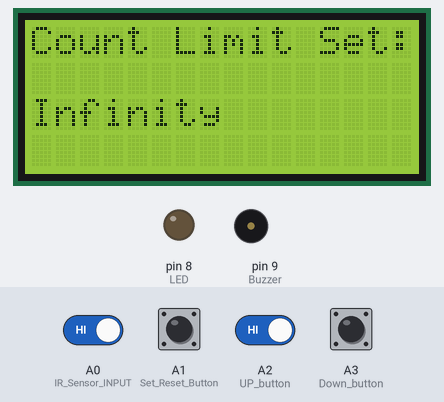
A sketch run on a simulated Arduino Uno, built with avr-gcc and run on an emulated ATmega328P. Shown: 16×4 character LCD, output pins drawn as LEDs (lit = HIGH), buzzer (waves = sounding, pin HIGH). Inputs (shaded band) come from the test bench; at power-on: A0 (IR_Sensor_INPUT), A2 (UP_button), A3 (Down_button) HIGH, A1 (Set_Reset_Button) LOW. EEPROM starts erased; what the sketch prints to the serial monitor is not drawn.

Above: at 3.5 s.
6.7 s: A3 (Down_button) pulled LOW for 3.2 s
At 7.6 s:
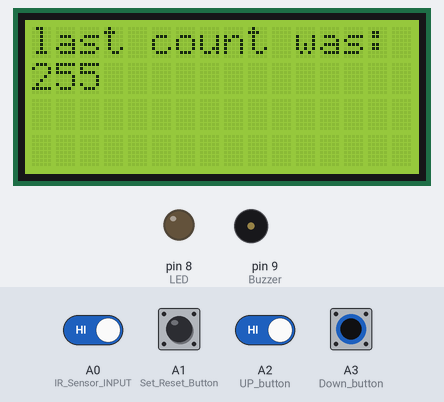
11.4 s: A1 (Set_Reset_Button) pulled HIGH for 3.2 s
At 14.8 s:
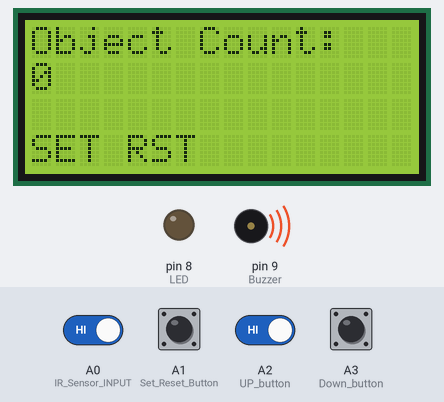
16.1 s: A3 (Down_button) pulled LOW for 0.25 s
At 17.9 s:
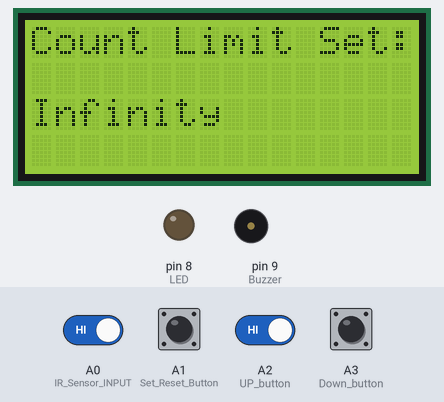
18.9 s: A0 (IR_Sensor_INPUT) driven LOW and A1 (Set_Reset_Button) driven HIGH and A2 (UP_button) driven LOW and A3 (Down_button) driven LOW
At 20.37 s:
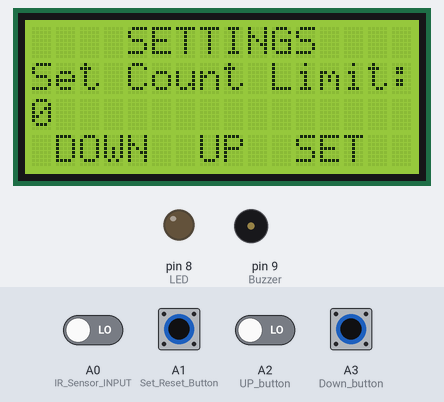
21.9 s: A1 (Set_Reset_Button) driven LOW
At 22.7 s:
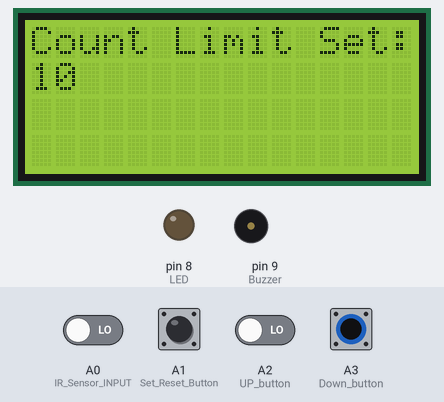
24.9 s: A1 (Set_Reset_Button) driven HIGH
At 28.28 s:
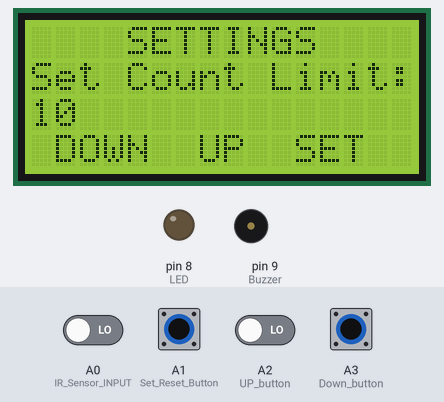
Timing chart, 0 to 74.2 s (numbered marks = the images above; inputs shaded):
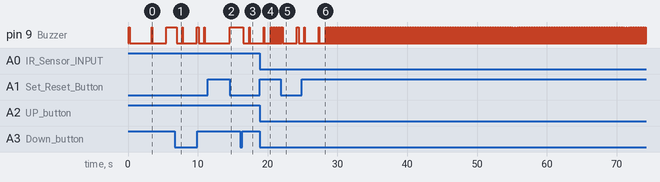

The sketch:

sketch_dec07aCounter.ino
```cpp
int Count_limit = 0; // declare count limit variable to zero
int IR_Sensor_INPUT = A0;
long int counter = 0; // Set counter variable to 0
int hitObject = false;
int Buzzer = 9;
int Set_Reset_Button = A1;
int UP_button = A2;
int Down_button = A3;
int Set_Reset_Button_State= 1;
int Up_Button_State = 1;
int Down_Button_State = 0;
int LED = 8;

#include "LedControl.h" // include the Led display library:
LedControl lc=LedControl(11,13,10,1);// initialize the library with the numbers of the interface pins
#include <LiquidCrystal.h>
LiquidCrystal lcd(7, 6, 5, 4, 3, 2);
#include <EEPROM.h> // include the EEPROM library to store last count even after power loose

int addr = 0; //Set EEPROM Address to zero
void setup()
{
pinMode(Set_Reset_Button, INPUT);
pinMode(UP_button, INPUT);
pinMode(Down_button, INPUT);
pinMode(Buzzer, OUTPUT);
pinMode(LED, OUTPUT);

lc.shutdown(0,false);
lc.setIntensity(0,8);
lc.clearDisplay(0);
Serial.begin(9600);
pinMode(IR_Sensor_INPUT,INPUT_PULLUP); // IR sensor as INPUT(Used inbuilt pullup resister using program)

lcd.begin(16, 4);
lcd.print("================");
lcd.setCursor(0,1);
lcd.print("    Digital");
lcd.setCursor(0,2);
lcd.print("Counter Machine");
lcd.setCursor(0,3);
lcd.print("================");

//Turn on Buzzer and off after 200ms delay//
digitalWrite(Buzzer, HIGH);
delay(200);
digitalWrite(Buzzer, LOW);
delay(1000);

lcd.clear();
lcd.setCursor(0,0);
lcd.print("Last count was:");
lcd.setCursor(0,1);
lcd.print(EEPROM.read(addr));// show the previous count
delay(2000);

set_count_limit(); //cal set_count function

lcd.clear();
lcd.setCursor(0,0);
lcd.print("Object Count:");
lcd.setCursor(0,1);
lcd.print(counter); // show counter value
led_display();
}

void loop()
{
counter_(); // call counter
counter = 0;
led_display();
digitalWrite(Buzzer, LOW);
lcd.clear();
lcd.setCursor(0,0);
lcd.print("last count was:");
lcd.setCursor(0,1);
lcd.print(EEPROM.read(addr));
delay(2000);

Set_Reset_Button_State = HIGH;
set_count_limit();
lcd.clear();
lcd.setCursor(0,0);
lcd.print("Object Count:");
lcd.setCursor(0,1);
lcd.print(counter);
led_display();
}

void counter_()
{
while(1)
{
lcd.setCursor(0,3);
lcd.print("SET RST");
Set_Reset_Button_State= digitalRead(Set_Reset_Button);
Down_Button_State = digitalRead(Down_button);
Up_Button_State = digitalRead(UP_button);

if(Set_Reset_Button_State== HIGH){ // This if loop will be executed if the SET button is HIGH
lcd.setCursor(0,1);
int val = digitalRead(IR_Sensor_INPUT);

if( (val == 0) && (hitObject == false) ){ // this code will execute when object in range
counter++;
hitObject = true;
EEPROM.write(addr, counter); // store the count value in EEPROM
Serial.print("Counter = ");
lcd.print(counter);
led_display();

if(counter == Count_limit){ // this loop will be executed once the count reach the count limit
digitalWrite(Buzzer, HIGH); // buzzer ON 30 sec
lcd.setCursor(0,2);
lcd.print("Cnt Lmt Reached!");
lcd.setCursor(0,3);
lcd.print(" RST");

for (int i =0; i<150; i++){ // LED will blink for 30 sec
Set_Reset_Button_State= digitalRead(Set_Reset_Button); // read the reset button sate(LOW or HIGH)

if (Set_Reset_Button_State== LOW){ //this loop will be executed if the SET button is LOW else stay count limit reached
Set_Reset_Button_State = HIGH;
return;
}
else
{
digitalWrite(LED,HIGH);
delay(100);
digitalWrite(LED,LOW);
delay(100);
}
}
delay(30000);

digitalWrite(Buzzer, LOW);
lcd.setCursor(0,2);
lcd.print(" ");
lcd.setCursor(0,3);
//lcd.print(" RST");
}

else{
digitalWrite(Buzzer, HIGH);
delay(20);
digitalWrite(Buzzer, LOW);
lcd.setCursor(0,2);
}
}

else if( (val ==1) && (hitObject == true) ){ // this code will execute when object is not in range
hitObject = false;
}
}

else if (Set_Reset_Button_State== LOW){ // this code will execute when reset button pressed
counter = 0;
digitalWrite(Buzzer, HIGH);
delay(200);
digitalWrite(Buzzer, LOW);
lcd.clear();
lcd.setCursor(0,0);
lcd.print("Object Count:");
lcd.setCursor(0,1);
lcd.print(counter);
led_display();
}

if(Down_Button_State == LOW){ // Count set loop will be executed once down button is pressed.
digitalWrite(Buzzer, HIGH);
delay(70);
digitalWrite(Buzzer, LOW);
lcd.clear();
lcd.setCursor(0,0);
lcd.print("last count was:");
lcd.setCursor(0,1);
lcd.print(EEPROM.read(addr));
delay(800);

set_count_limit(); // call set count limit
lcd.clear();
lcd.setCursor(0,0);
lcd.print("Object Count:");
lcd.setCursor(0,1);
counter = 0;
lcd.print(counter);
led_display();
}
}
}

int set_count_limit() //defined the count limit set function here.
{
counter=0;
led_display();

while (Set_Reset_Button_State == HIGH)
{
Set_Reset_Button_State= digitalRead(Set_Reset_Button);
Up_Button_State = digitalRead(UP_button);
Down_Button_State = digitalRead(Down_button);
lcd.clear();
lcd.setCursor(0,0);
lcd.print("    SETTINGS");
lcd.setCursor(0,1);
lcd.print("Set Count Limit:");
lcd.setCursor(0,2);
lcd.print(Count_limit);
lcd.setCursor(0,3);
lcd.print(" DOWN  UP  SET");
delay(100);

if (Up_Button_State == LOW) //Increase the count Limit
{
Count_limit++;
lcd.setCursor(0,2);
lcd.print(Count_limit);
digitalWrite(Buzzer, HIGH);
delay(70);
digitalWrite(Buzzer, LOW);
}

else if(Down_Button_State == LOW) //Decrese the count Limit
{
if (Count_limit > 0)
{
Count_limit--;
lcd.setCursor(0,2);
lcd.print(Count_limit);
digitalWrite(Buzzer, HIGH);
delay(70);
digitalWrite(Buzzer, LOW);
}
}
}

digitalWrite(Buzzer, HIGH);
delay(70);
digitalWrite(Buzzer, LOW);
lcd.clear();
lcd.setCursor(0,0);
lcd.print("Count Limit Set:");

if(Count_limit==0){ // if the count limit is zero then the counter set infinite limit
lcd.print("Infinity");
}

else{
lcd.setCursor(0,1);
lcd.print(Count_limit);
}
delay(2000);
}

void led_display(){ // led display function
int digit[8]={0,0,0,0,0,0,0,0}; // lc.clearDisplay(0);
long int temp=counter;
Serial.println( counter);
int j=0,i=0;
for(i=0;temp>0 && i<8;i++ ,temp=temp/10)digit[i]=temp%10;
for(;i<8;i++)digit[i]=0;
delay(1);
}
```

Measured:
- after the input at 6.7 s, pin 9 (Buzzer): goes LOW 0.81 s, HIGH 0.07 s, LOW 2.0 s, HIGH 0.28 s, LOW 0.81 s, HIGH 0.07 s, then LOW, starting after 0.28 s
- after the input at 11.4 s, pin 9 (Buzzer): LOW → HIGH after 3.2 s instead of 1.6 s
- after the input at 16.1 s, pin 9 (Buzzer): HIGH → LOW after 0.43 s, → HIGH 0.81 s later, → LOW 0.07 s later
- after the input at 21.9 s, the display: first differs from a run without the input after 0.28 s (image 5)
- what the display in image 0 shows lasts 2.0 s, from 3.5 s to 5.5 s
- what the display in image 1 shows lasts 0.9 s, from 7.0 s to 7.9 s
